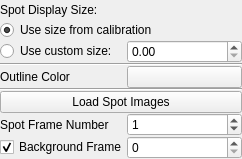
<?xml version="1.0" encoding="UTF-8"?>
<ui version="4.0">
 <class>Form</class>
 <widget class="QWidget" name="Form">
  <property name="geometry">
   <rect>
    <x>0</x>
    <y>0</y>
    <width>242</width>
    <height>159</height>
   </rect>
  </property>
  <property name="windowTitle">
   <string>Form</string>
  </property>
  <layout class="QGridLayout" name="gridLayout">
   <property name="margin">
    <number>0</number>
   </property>
   <property name="spacing">
    <number>0</number>
   </property>
   <item row="0" column="0">
    <widget class="QLabel" name="spotSizeLabel">
     <property name="text">
      <string>Spot Display Size:</string>
     </property>
    </widget>
   </item>
   <item row="1" column="0" colspan="3">
    <widget class="QRadioButton" name="sizeFromCalibrationRadio">
     <property name="text">
      <string>Use size from calibration</string>
     </property>
     <property name="checked">
      <bool>true</bool>
     </property>
    </widget>
   </item>
   <item row="2" column="0">
    <widget class="QRadioButton" name="sizeCustomRadio">
     <property name="text">
      <string>Use custom size:</string>
     </property>
    </widget>
   </item>
   <item row="2" column="1" colspan="2">
    <widget class="SpinBox" name="sizeSpin">
     <property name="suffix">
      <string/>
     </property>
     <property name="minimum">
      <double>0.000000000000000</double>
     </property>
     <property name="maximum">
      <double>100000.000000000000000</double>
     </property>
     <property name="singleStep">
      <double>0.000001000000000</double>
     </property>
     <property name="value">
      <double>0.000000000000000</double>
     </property>
    </widget>
   </item>
   <item row="6" column="0" colspan="3">
    <widget class="QPushButton" name="loadSpotImagesBtn">
     <property name="toolTip">
      <string>Generates a single frame which combines the photostimulation spot images from each scan point. </string>
     </property>
     <property name="text">
      <string>Load Spot Images</string>
     </property>
    </widget>
   </item>
   <item row="7" column="0">
    <widget class="QLabel" name="label">
     <property name="text">
      <string>Spot Frame Number</string>
     </property>
    </widget>
   </item>
   <item row="7" column="1" colspan="2">
    <widget class="QSpinBox" name="spotFrameSpin">
     <property name="value">
      <number>1</number>
     </property>
    </widget>
   </item>
   <item row="8" column="0">
    <widget class="QCheckBox" name="bgFrameCheck">
     <property name="text">
      <string>Background Frame</string>
     </property>
     <property name="checked">
      <bool>true</bool>
     </property>
    </widget>
   </item>
   <item row="8" column="1" colspan="2">
    <widget class="QSpinBox" name="bgFrameSpin"/>
   </item>
   <item row="5" column="0" colspan="3">
    <widget class="Line" name="line">
     <property name="orientation">
      <enum>Qt::Horizontal</enum>
     </property>
    </widget>
   </item>
   <item row="3" column="0" colspan="3">
    <widget class="Line" name="line_2">
     <property name="orientation">
      <enum>Qt::Horizontal</enum>
     </property>
    </widget>
   </item>
   <item row="4" column="0">
    <widget class="QLabel" name="label_2">
     <property name="text">
      <string>Outline Color</string>
     </property>
    </widget>
   </item>
   <item row="4" column="1" colspan="2">
    <widget class="ColorButton" name="outlineColorBtn">
     <property name="text">
      <string/>
     </property>
    </widget>
   </item>
  </layout>
 </widget>
 <customwidgets>
  <customwidget>
   <class>SpinBox</class>
   <extends>QDoubleSpinBox</extends>
   <header>acq4.pyqtgraph</header>
  </customwidget>
  <customwidget>
   <class>ColorButton</class>
   <extends>QPushButton</extends>
   <header>acq4.pyqtgraph</header>
  </customwidget>
 </customwidgets>
 <resources/>
 <connections/>
</ui>
